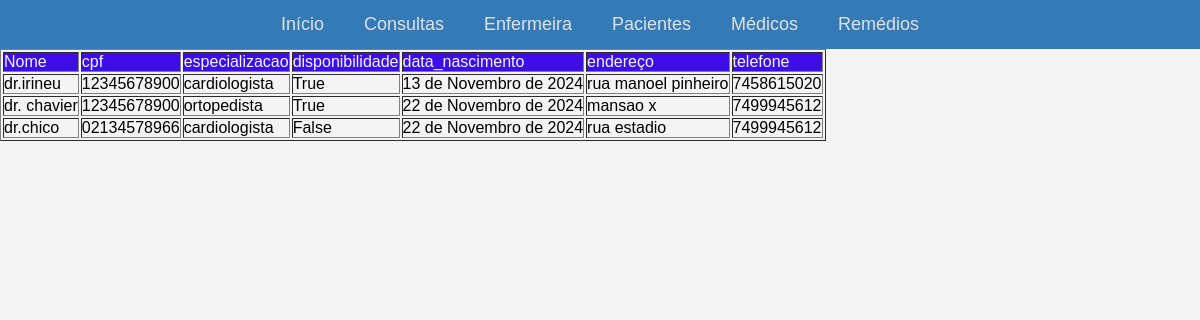
The app's page /medicos with its own data.
### app1/models.py (models this page shows)
class Médico(models.Model):
    nome = models.CharField(max_length=100, blank=False)
    cpf = models.CharField(max_length=11, blank=False)
    especializacao = models.CharField(max_length=100, blank=100)
    disponibilidade = models.BooleanField()
    data_nascimento = models.DateField(blank=False)
    endereco = models.CharField(max_length=250, blank=False)
    telefone = models.CharField(max_length=10, blank = False)

### app1/views.py (the view)
# urls.py: path('medicos', medicos, name="medicos"),
def medicos(request):
    return render(request,'Medicos.html',{'medico':Médico.objects.all()})

### app1/templates/Medicos.html (shortened to what this page needs)
<table border="1">
</head>
<body>
<header>
    <nav>
        <ul>
            <li><a href="in">Início</a></li>
            <li><a href="consulta">Consultas</a></li>
            <li><a href="enfermeiras">Enfermeira</a></li>
            <li><a href="pacientes">Pacientes</a></li>
            <li><a href="medicos">Médicos</a></li>
            <li><a href="remedios">Remédios</a></li>
        </ul>
    </nav>
</header>
  <thead>
    <tr>
       <td>Nome</td>
       <td>cpf</td>
       <td>especializacao</td>
       <td>disponibilidade</td>
       <td>data_nascimento</td>
       <td>endereço</td>
       <td>telefone</td>
    </tr>
  </thead>
  <tbody>
    {% for valor in medico %}
    <tr>
        <td>{{valor.nome}}</td>
        <td>{{valor.cpf}}</td>
        <td>{{valor.especializacao}}</td>
        <td>{{valor.disponibilidade}}</td>
        <td>{{valor.data_nascimento}}</td>
        <td>{{valor.endereco}}</td>
        <td>{{valor.telefone}}</td>
    </tr>
    {% endfor %}
  </tbody>
</table>

### app1/templates/Medicos.html (style rules this page uses)
thead { font-family: Arial, sans-serif; background-color: rgb(61, 14, 233); margin: 0px; }
thead td { color: aliceblue; }
tbody td { font-family: Arial, sans-serif; }
* { margin: 0; padding: 0; box-sizing: border-box; }
body { font-family: 'Arial', sans-serif; line-height: 1.6; background-color: #f4f4f4; }
header { background-color: #337ab7; padding: 10px 0; }
nav ul { display: flex; justify-content: center; list-style: none; }
nav ul li { margin: 0 20px; }
nav ul li a { color: #e2e2e2; text-decoration: none; font-size: 18px; transition: color 0.3s; }

### records on screen
Médico: nome "dr.irineu", cpf "12345678900", especializacao "cardiologista", disponibilidade "True", data_nascimento "13 de Novembro de 2024", endereco "rua manoel pinheiro", telefone "7458615020"
Médico: nome "dr. chavier", cpf "12345678900", especializacao "ortopedista", disponibilidade "True", data_nascimento "22 de Novembro de 2024", endereco "mansao x", telefone "7499945612"
Médico: nome "dr.chico", cpf "02134578966", especializacao "cardiologista", disponibilidade "False", data_nascimento "22 de Novembro de 2024", endereco "rua estadio", telefone "7499945612"
